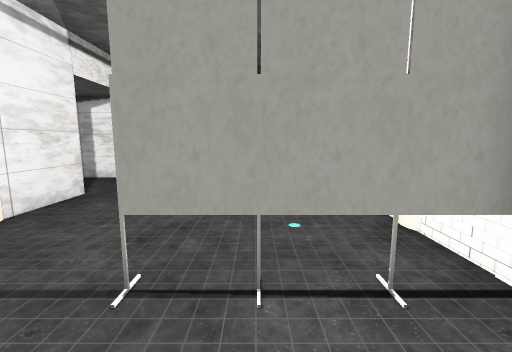
View 1 (above)

12 first-person views from a walk through a scene from a Unity 3-D project. The camera is 1.4 m above the floor, tilts 8° down and sees 90° across. The floor is counted in squares, 1 m on a side. Each view is taken from the middle of a square. On the plan, view 1 faces up. The plan holds only what a view shows up to about 13 squares ahead; the rest is blank. The player is left out. Some surface patterns are stand-ins.

View 2
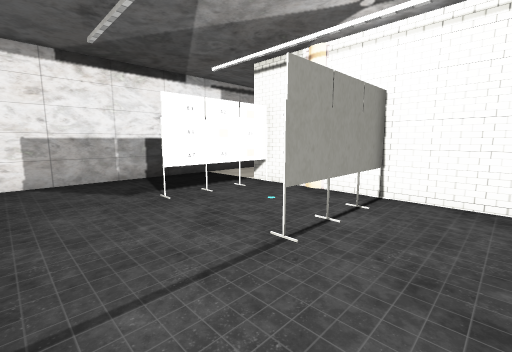

View 3
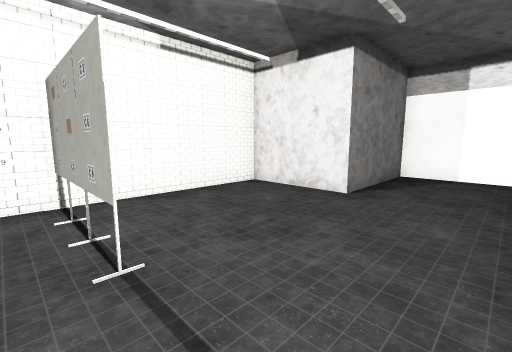

View 4
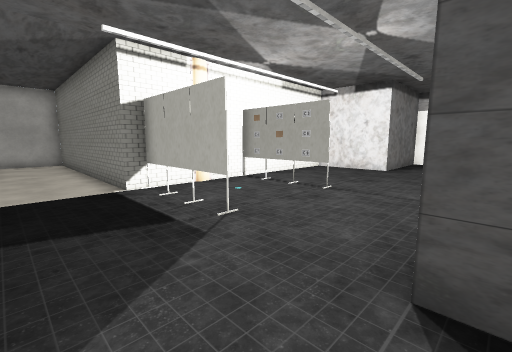

View 5
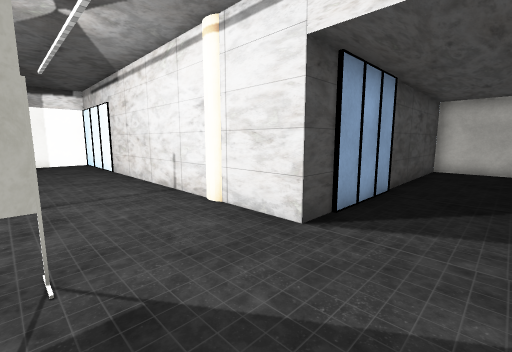

View 6
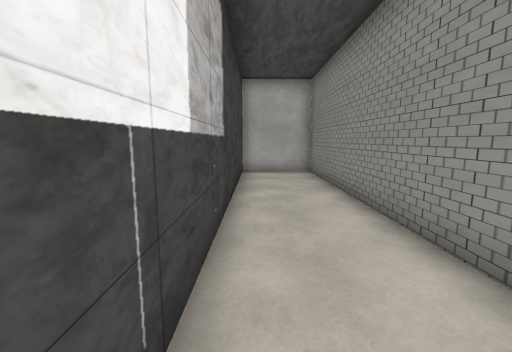

View 7
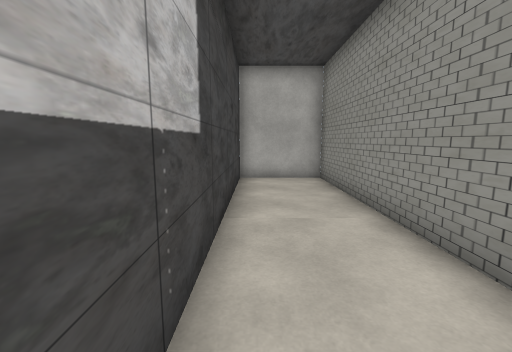

View 8
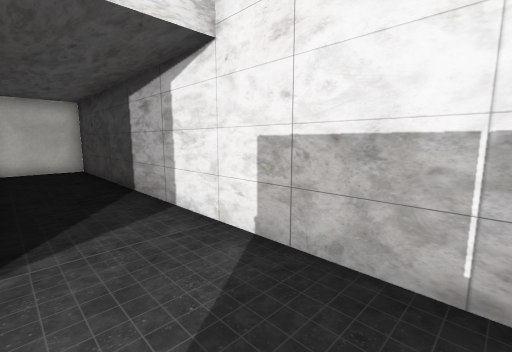

View 9
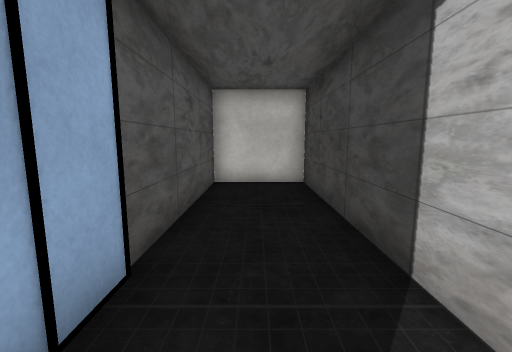

View 10
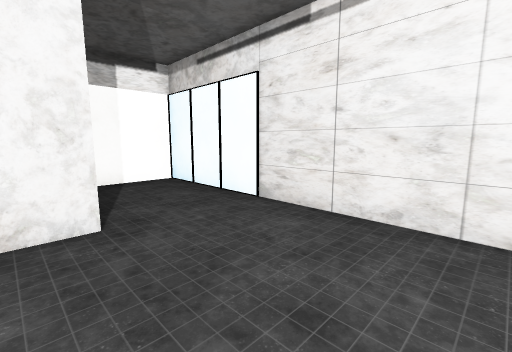

View 11
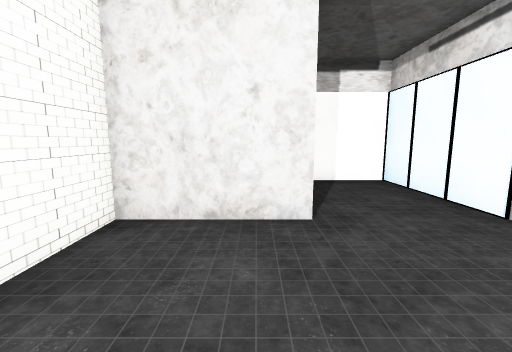

View 12
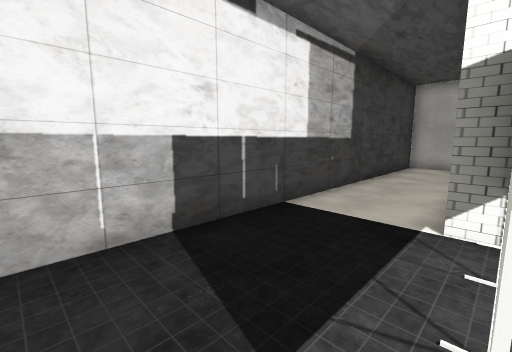

### Floor plan
Key: @ floor where view 1 was taken; # wall or solid block; . floor; = window, fence, low wall or low ledge; C cylinder; T thing the floor can be seen under or through; O other object.
Columns run from 15 left of view 1 to 13 right of it. Each row starts with its distance up from view 1.
 10 #############################
  9 =...........................=
  8 =...........................=
  7 =......###..................=
  6  ####### ##...TTTT##########
  5           #......O#
  4           C.......C
  3           #.......#
  2           #...TTTTO
  1           #.......#
  0           #....@..#
 -1           #.......#
 -2           #.......#
 -3           #.......#
 -4           #...####
 -5           #...#
 -6           #...#
 -7           #...#
 -8           #===#

Positions as (right, up) in squares from view 1, and headings:
1: (0, 0), facing up
2: (-4, 0), facing up-right
3: (-4, 3), facing down-right
4: (-5, 9), facing down-right
5: (-1, 9), facing down-left
6: (1, 9), facing right
7: (3, 9), facing right
8: (-1, 7), facing up-left
9: (-6, 8), facing left
10: (0, 1), facing down-left
11: (0, 1), facing down
12: (-2, 6), facing up-right
